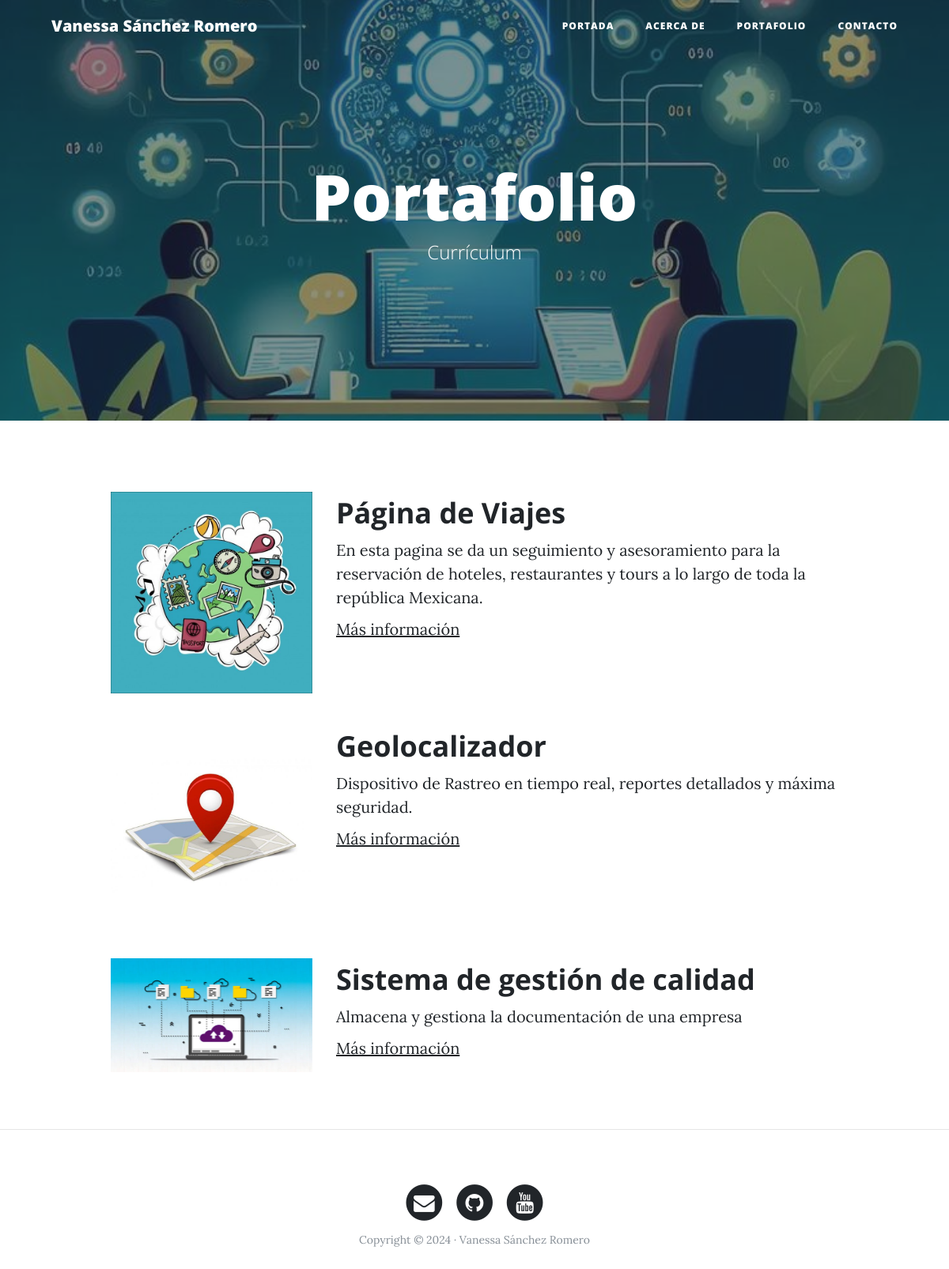
The page /portfolio/ on the database its author committed.
### portfolio/models.py (models this page shows, shortened)
class Project(models.Model):
    title = models.CharField(max_length=200, verbose_name="Título")
    description = models.TextField(verbose_name="Descripción")
    image = models.ImageField(verbose_name="Imagen", upload_to="projects")
    link = models.URLField(verbose_name="Dirección Web", null=True, blank=True)
    created = models.DateTimeField(auto_now_add=True, verbose_name="Fecha de creación")
    updated = models.DateTimeField(auto_now=True, verbose_name="Fecha de edición")
    class Meta:
        verbose_name = "proyecto"
        verbose_name_plural = "proyectos"
        ordering = ["-created"]

### portfolio/views.py (the view)
# urls.py: path('portfolio/', portfolio_views.portfolio, name="portfolio"),
def portfolio(request):
    projects = Project.objects.all()
    return render(request, "portfolio/portfolio.html", {'projects': projects})

### portfolio/templates/portfolio/portfolio.html (shortened to what this page needs)
{% extends 'core/base.html' %}
{% block background %}{% load static %}{% static 'core/img/portfolio-bg.jpg' %}{% endblock %}
{% block headers %}
<h1>Portafolio</h1>
<span class="subheading">Currículum</span>
{% endblock %}
{% block content %}
    {% for project in projects %}
        <div class="row project">
            <div class="col-lg-3 col-md-4 offset-lg-1">
                <img class="img-fluid" src="{{project.image.url}}" alt="">
            </div>
            <div class="col-lg-7 col-md-8">
                <h2 class="section-heading title">{{project.title}}</h2>
                <p>{{project.description}}</p>
                {% if project.link %}
                    <p><a href="{{project.link}}">Más información</a></p>
                {% endif %}
            </div>
        </div>
    {% endfor %}
{% endblock %}

### core/templates/core/base.html (shortened to what this page needs)
<!DOCTYPE html>
<html lang="es">
  <head>
    {% load static %}
    <link href="{% static 'core/vendor/bootstrap/css/bootstrap.min.css' %}" rel="stylesheet">
    <link href="{% static 'core/vendor/font-awesome/css/font-awesome.min.css' %}" rel="stylesheet" type="text/css">
    <link href="{% static 'core/css/clean-blog.min.css' %}" rel="stylesheet">
  </head>
  <body>
    <nav class="navbar navbar-expand-lg navbar-light fixed-top" id="mainNav">
      <div class="container">
        <a class="navbar-brand" href="{% url 'home' %}">Vanessa Sánchez Romero</a>
        <div class="collapse navbar-collapse" id="navbarResponsive">
          <ul class="navbar-nav ml-auto">
            <li class="nav-item">
              <a class="nav-link" href="{% url 'home' %}">Portada</a>
            </li>
            <li class="nav-item">
              <a class="nav-link" href="{% url 'about' %}">Acerca de</a>
            </li>
            <li class="nav-item">
              <a class="nav-link" href="{% url 'portfolio' %}">Portafolio</a>
            </li>
            <li class="nav-item">
              <a class="nav-link" href="{% url 'contact' %}">Contacto</a>
            </li>
          </ul>
        </div>
      </div>
    </nav>
    <header class="masthead" style="background-image: url('{% block background %}{% endblock %}')">
      <div class="overlay"></div>
      <div class="container">
        <div class="row">
          <div class="col-lg-8 col-md-10 mx-auto">
            <div class="site-heading">
              {% block headers %}{% endblock %}
            </div>
          </div>
        </div>
      </div>
    </header>
    <div class="container">
      {% block content %}{% endblock %}
    </div>
    {% if request.path != "/" %}<hr>{% endif %}
    <footer>
      <div class="container">
        <div class="row">
          <div class="col-lg-8 col-md-10 mx-auto">
            <ul class="list-inline text-center">
              <li class="list-inline-item">
                <a href="#">
                  <span class="fa-stack fa-lg">
                    <i class="fa fa-circle fa-stack-2x"></i>
                    <i class="fa fa-envelope fa-stack-1x fa-inverse"></i>
                  </span>
                </a>
              </li>
              <li class="list-inline-item">
                <a href="#">
                  <span class="fa-stack fa-lg">
                    <i class="fa fa-circle fa-stack-2x"></i>
                    <i class="fa fa-github fa-stack-1x fa-inverse"></i>
                  </span>
                </a>
              </li>
              <li class="list-inline-item">
                <a href="#">
                  <span class="fa-stack fa-lg">
                    <i class="fa fa-circle fa-stack-2x"></i>
                    <i class="fa fa-youtube fa-stack-1x fa-inverse"></i>
                  </span>
                </a>
              </li>
            </ul>
            <p class="copyright text-muted">Copyright &copy; 2024 · Vanessa Sánchez Romero </p>
          </div>
        </div>
      </div>
    </footer>
  </body>
</html>

### rows shown on the page
Project: image (picture), title "Página de Viajes", description "En esta pagina se da un seguimiento y asesoramiento para la reservación de hoteles, restaurantes y tours a lo largo de toda la república Mexicana."
Project: image (picture), title "Geolocalizador", description "Dispositivo de Rastreo en tiempo real, reportes detallados y máxima seguridad."
Project: image (picture), title "Sistema de gestión de calidad", description "Almacena y gestiona la documentación de una empresa"
